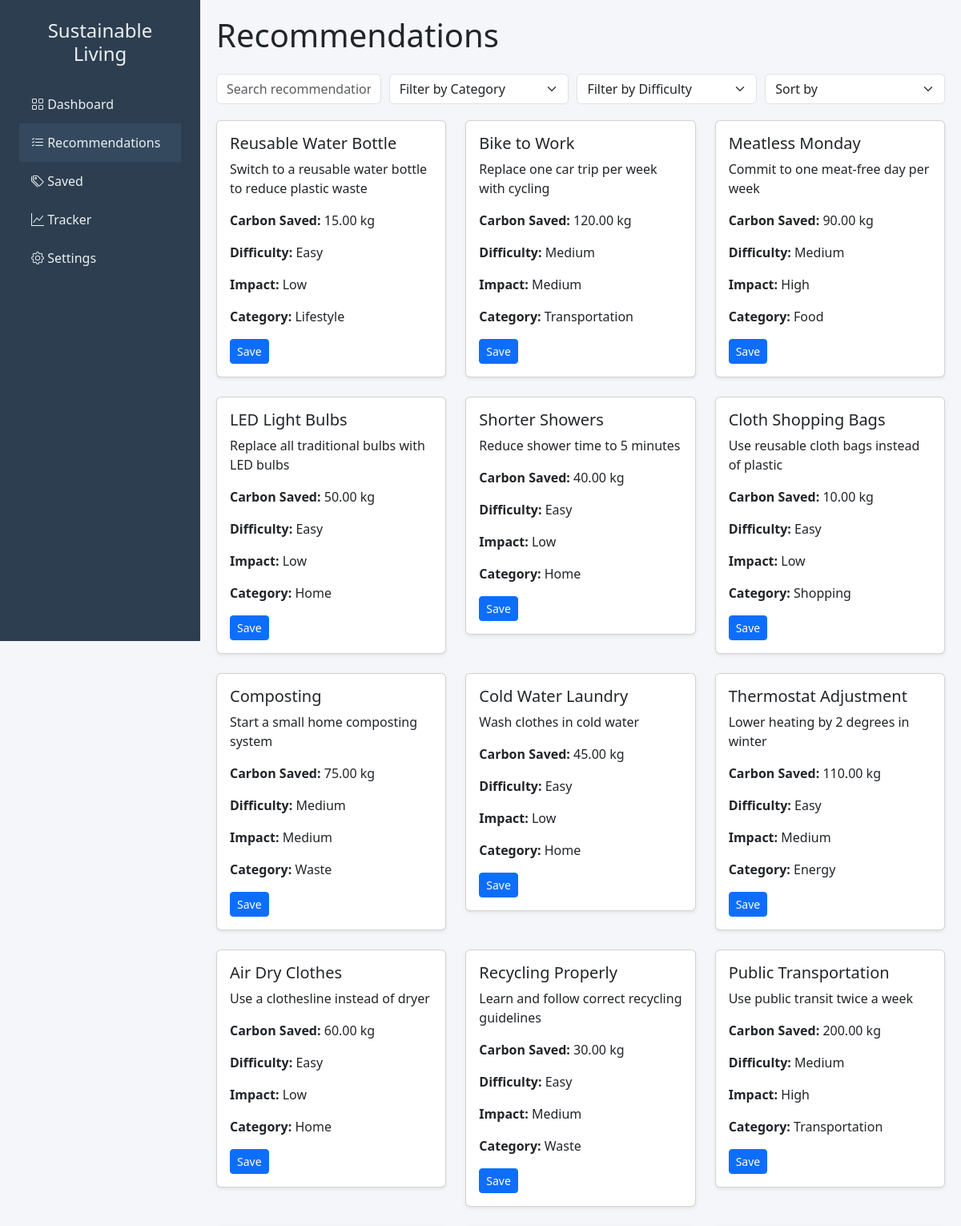
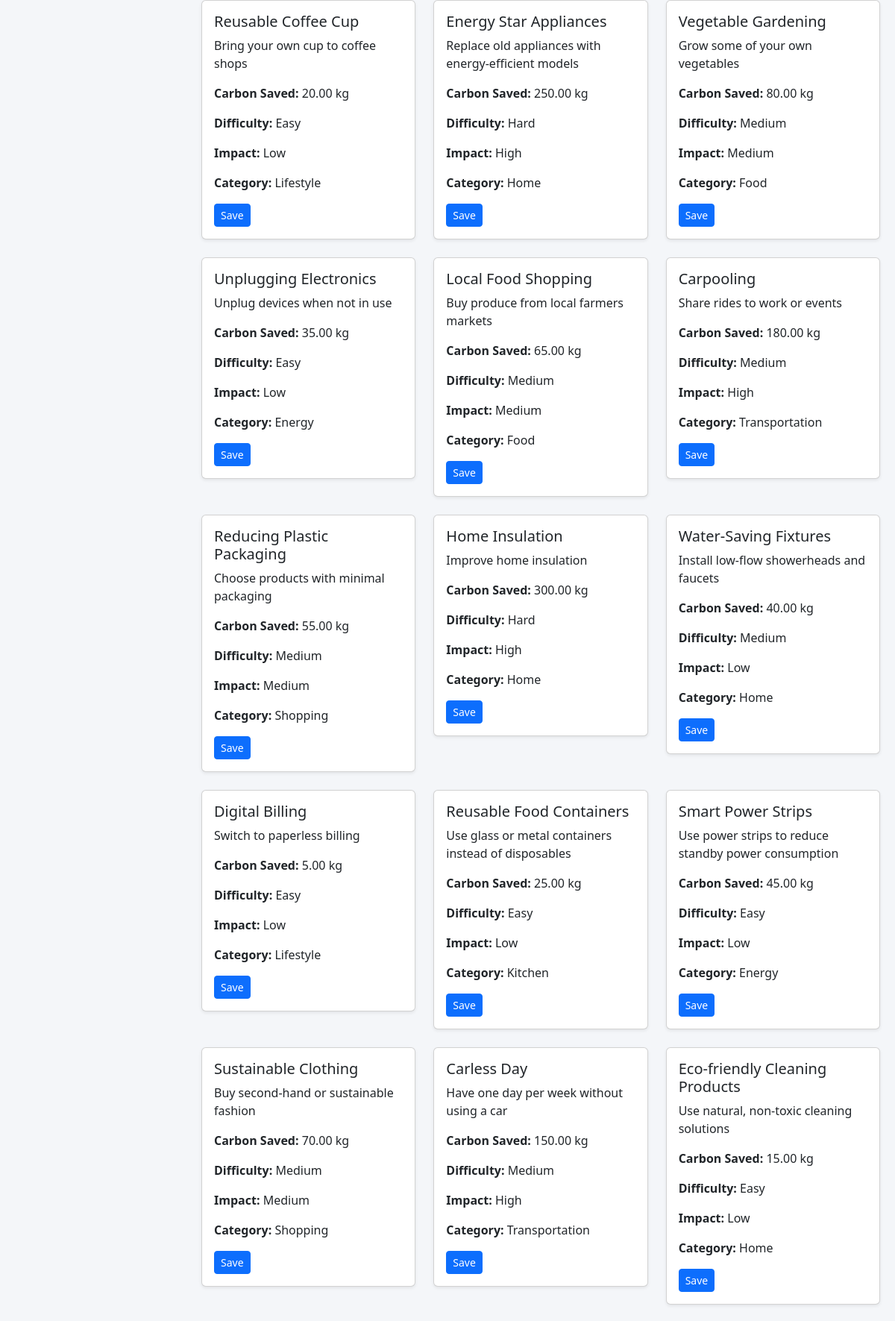
Screenshot of /recommendations/ (upper part) with the database file from the repository (2 pictures, top to bottom).
### recommendations/models.py (models this page shows, shortened)
class Recommendation(models.Model):
    carbon_saved = models.DecimalField(max_digits=10, decimal_places=2)
    difficulty = models.IntegerField()
    impact = models.CharField(max_length=255)
    user = models.ForeignKey(User, on_delete=models.CASCADE)  # Adjust as needed
    category = models.CharField(max_length=100)
    title = models.CharField(max_length=255)
    description = models.TextField()

### recommendations/views.py (the view)
# urls.py: path('recommendations/', views.recommendations, name='recommendations'),
def recommendations(request):
    recommendations = Recommendation.objects.all()
    return render(request, 'recommendations.html', {'recommendations': recommendations})

### recommendations/templates/recommendations/recommendations.html (shortened to what this page needs)
<!DOCTYPE html>
<html lang="en">
<head>
    <link href="https://cdn.jsdelivr.net/npm/bootstrap@5.3.0/dist/css/bootstrap.min.css" rel="stylesheet">
    <link href="https://cdn.jsdelivr.net/npm/bootstrap-icons@1.10.0/font/bootstrap-icons.css" rel="stylesheet">
</head>
<body>
    <div class="sidebar">
        <div class="p-4">
            <h4 class="text-center mb-4">Sustainable Living</h4>
            <nav>
                <a href="{% url 'dashboard' %}" class="sidebar-link ">
                    <i class="bi bi-grid"></i> Dashboard
                </a>
                <a href="{% url 'recommendations' %}" class="sidebar-link active">
                    <i class="bi bi-list-check"></i> Recommendations
                </a>
                <a href="{% url 'saved' %}" class="sidebar-link">
                    <i class="bi bi-tags"></i> Saved
                </a>
                <a href="{% url 'tracker' %}" class="sidebar-link">
                    <i class="bi bi-graph-up"></i> Tracker
                </a>
                <a href="{% url 'settings' %}" class="sidebar-link">
                    <i class="bi bi-gear"></i> Settings
                </a>
            </nav>
        </div>
    </div>
    <div class="content-wrapper">
        <h1 class="mb-4">Recommendations</h1>
        <div class="filter-bar">
            <input type="text" class="form-control" id="searchBar" placeholder="Search recommendations...">
            <select id="categoryFilter" class="form-select">
                <option value="">Filter by Category</option>
            </select>
            <select id="difficultyFilter" class="form-select">
                <option value="">Filter by Difficulty</option>
            </select>
            <select id="sortBy" class="form-select">
                <option value="">Sort by</option>
            </select>
        </div>
        <div id="recommendationsContainer" class="row g-4">
            {% for rec in recommendations %}
            <div class="col-md-6 col-lg-4 recommendation-card" data-category="{{ rec.category }}" data-difficulty="{{ rec.difficulty }}" data-carbon-saved="{{ rec.carbon_saved }}" data-id="{{ rec.id }}">
                <div class="card shadow-sm">
                    <div class="card-body">
                        <h5 class="card-title">{{ rec.title }}</h5>
                        <p class="card-text">{{ rec.description }}</p>
                        <p><strong>Carbon Saved:</strong> {{ rec.carbon_saved }} kg</p>
                        <p><strong>Difficulty:</strong> {{ rec.difficulty }}</p>
                        <p><strong>Impact:</strong> {{ rec.impact }}</p>
                        <p><strong>Category:</strong> {{ rec.category }}</p>
                        <div class="d-flex justify-content-between mt-3">
                            <button class="btn btn-primary btn-sm saveBtn">Save</button>
                        </div>
                    </div>
                </div>
            </div>
            {% endfor %}
        </div>
    </div>
</body>
</html>

### recommendations/templates/recommendations/recommendations.html (style rules this page uses)
:root { --sidebar-width: 250px; --sidebar-bg: #2c3e50; --sidebar-text: #ecf0f1; --active-link-bg: #34495e; }
body { background-color: #f4f6f9; overflow-x: hidden; }
.sidebar { position: fixed; top: 0; left: 0; height: 100vh; width: var(--sidebar-width); background-color: var(--sidebar-bg); color: var(--sidebar-text); z-index: 1000; }
.sidebar-link { color: var(--sidebar-text); padding: 12px 15px; display: block; text-decoration: none; }
.sidebar-link:hover, .sidebar-link.active { background-color: var(--active-link-bg); }
.content-wrapper { margin-left: var(--sidebar-width); padding: 20px; }
.recommendation-card { transition: transform 0.3s, box-shadow 0.3s; }
.filter-bar { margin-bottom: 20px; display: flex; gap: 10px; }

### rows the page displays
Recommendation: title "Reusable Water Bottle", description "Switch to a reusable water bottle to reduce plastic waste", carbon_saved "15.00", difficulty "Easy", impact "Low", category "Lifestyle"
Recommendation: title "Bike to Work", description "Replace one car trip per week with cycling", carbon_saved "120.00", difficulty "Medium", impact "Medium", category "Transportation"
Recommendation: title "Meatless Monday", description "Commit to one meat-free day per week", carbon_saved "90.00", difficulty "Medium", impact "High", category "Food"
Recommendation: title "LED Light Bulbs", description "Replace all traditional bulbs with LED bulbs", carbon_saved "50.00", difficulty "Easy", impact "Low", category "Home"
Recommendation: title "Shorter Showers", description "Reduce shower time to 5 minutes", carbon_saved "40.00", difficulty "Easy", impact "Low", category "Home"
Recommendation: title "Cloth Shopping Bags", description "Use reusable cloth bags instead of plastic", carbon_saved "10.00", difficulty "Easy", impact "Low", category "Shopping"
Recommendation: title "Composting", description "Start a small home composting system", carbon_saved "75.00", difficulty "Medium", impact "Medium", category "Waste"
Recommendation: title "Cold Water Laundry", description "Wash clothes in cold water", carbon_saved "45.00", difficulty "Easy", impact "Low", category "Home"
Recommendation: title "Thermostat Adjustment", description "Lower heating by 2 degrees in winter", carbon_saved "110.00", difficulty "Easy", impact "Medium", category "Energy"
Recommendation: title "Air Dry Clothes", description "Use a clothesline instead of dryer", carbon_saved "60.00", difficulty "Easy", impact "Low", category "Home"
Recommendation: title "Recycling Properly", description "Learn and follow correct recycling guidelines", carbon_saved "30.00", difficulty "Easy", impact "Medium", category "Waste"
Recommendation: title "Public Transportation", description "Use public transit twice a week", carbon_saved "200.00", difficulty "Medium", impact "High", category "Transportation"
Recommendation: title "Reusable Coffee Cup", description "Bring your own cup to coffee shops", carbon_saved "20.00", difficulty "Easy", impact "Low", category "Lifestyle"
Recommendation: title "Energy Star Appliances", description "Replace old appliances with energy-efficient models", carbon_saved "250.00", difficulty "Hard", impact "High", category "Home"
Recommendation: title "Vegetable Gardening", description "Grow some of your own vegetables", carbon_saved "80.00", difficulty "Medium", impact "Medium", category "Food"
Recommendation: title "Unplugging Electronics", description "Unplug devices when not in use", carbon_saved "35.00", difficulty "Easy", impact "Low", category "Energy"
Recommendation: title "Local Food Shopping", description "Buy produce from local farmers markets", carbon_saved "65.00", difficulty "Medium", impact "Medium", category "Food"
Recommendation: title "Carpooling", description "Share rides to work or events", carbon_saved "180.00", difficulty "Medium", impact "High", category "Transportation"
Recommendation: title "Reducing Plastic Packaging", description "Choose products with minimal packaging", carbon_saved "55.00", difficulty "Medium", impact "Medium", category "Shopping"
Recommendation: title "Home Insulation", description "Improve home insulation", carbon_saved "300.00", difficulty "Hard", impact "High", category "Home"
Recommendation: title "Water-Saving Fixtures", description "Install low-flow showerheads and faucets", carbon_saved "40.00", difficulty "Medium", impact "Low", category "Home"
Recommendation: title "Digital Billing", description "Switch to paperless billing", carbon_saved "5.00", difficulty "Easy", impact "Low", category "Lifestyle"
Recommendation: title "Reusable Food Containers", description "Use glass or metal containers instead of disposables", carbon_saved "25.00", difficulty "Easy", impact "Low", category "Kitchen"
Recommendation: title "Smart Power Strips", description "Use power strips to reduce standby power consumption", carbon_saved "45.00", difficulty "Easy", impact "Low", category "Energy"
Recommendation: title "Sustainable Clothing", description "Buy second-hand or sustainable fashion", carbon_saved "70.00", difficulty "Medium", impact "Medium", category "Shopping"
Recommendation: title "Carless Day", description "Have one day per week without using a car", carbon_saved "150.00", difficulty "Medium", impact "High", category "Transportation"
Recommendation: title "Eco-friendly Cleaning Products", description "Use natural, non-toxic cleaning solutions", carbon_saved "15.00", difficulty "Easy", impact "Low", category "Home"
